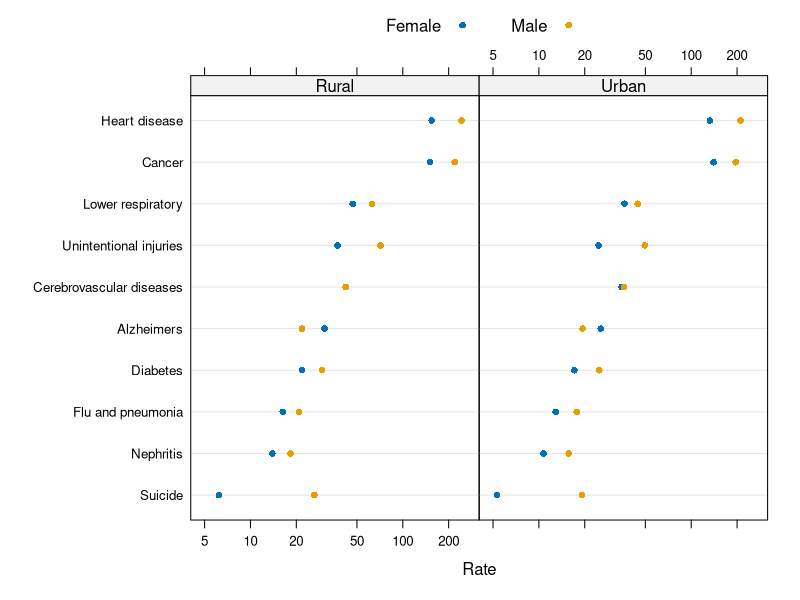
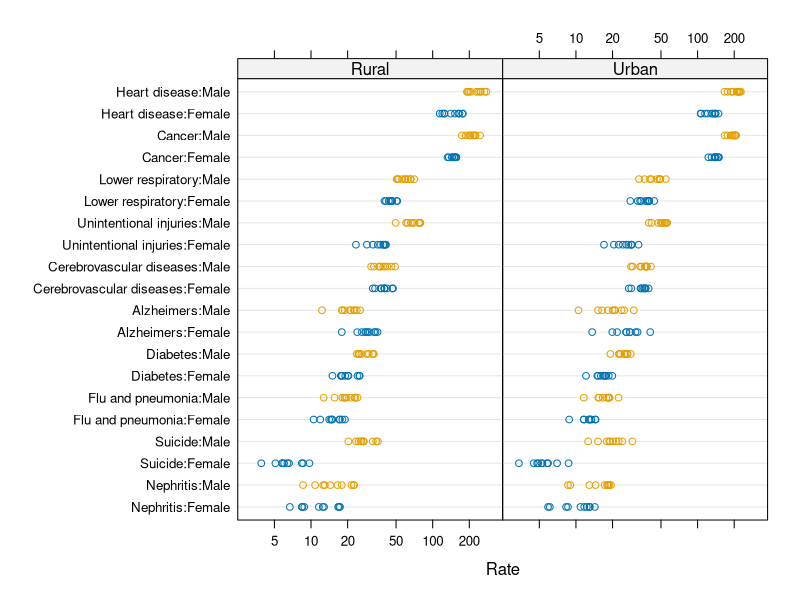

The R script that drew these images, in order:
library(lattice)


### Name: H_USMortality
### Title: Mortality Rates in US by Cause and Gender
### Aliases: USMortality USRegionalMortality
### Keywords: datasets

### ** Examples

dotplot(reorder(Cause, Rate) ~ Rate | Status,
        data = USMortality, groups = Sex,
        par.settings = simpleTheme(pch = 16), auto.key = list(columns = 2),
        scales = list(x = list(log = TRUE, equispaced.log = FALSE)))
dotplot(reorder(Cause, Rate):Sex ~ Rate | Status,
        data = USRegionalMortality, groups = Sex,
        scales = list(x = list(log = TRUE, equispaced.log = FALSE)))
